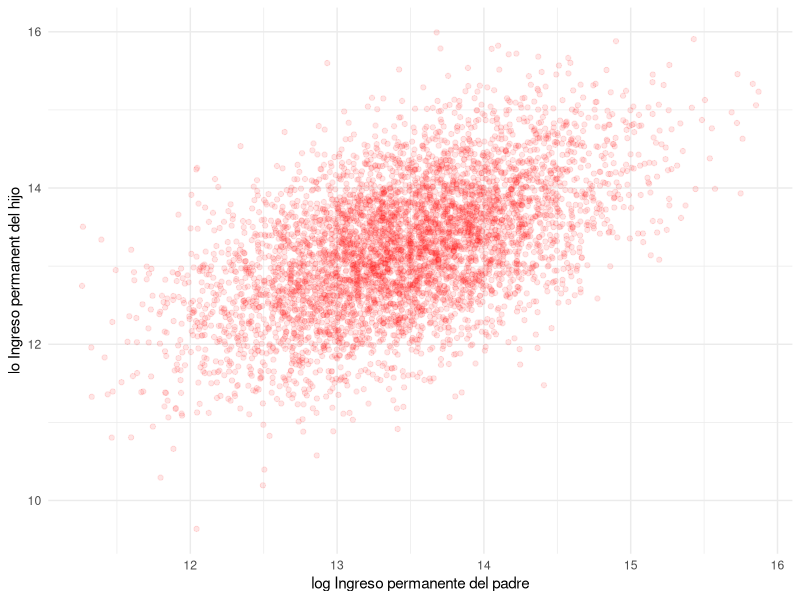

Reproduce this figure in R.
## ---- chunk 1
library("tidyverse")
set.seed(123)

N <- 5000

beta  <- 0.65
alpha <- 4.5
sigma_perm  <- 0.7
sigma_trans <- 0.3


y_p_perm_log <- rnorm(N, mean = log(700000), sd = sigma_perm)
y_c_perm_log <- alpha + beta * y_p_perm_log + rnorm(N, 0, sigma_perm)


ages <- 40:45

gen_panel_clp <- function(y_perm_log, sigma_trans) {
  sapply(ages, function(a) {
    log_income <- y_perm_log + rnorm(length(y_perm_log), 0, sigma_trans)
    exp(log_income)
  })
}

Yp <- gen_panel_clp(y_p_perm_log, sigma_trans)
Yc <- gen_panel_clp(y_c_perm_log, sigma_trans)

colnames(Yp) <- paste0("parent_", ages)
colnames(Yc) <- paste0("child_",  ages)

df <- data.frame(id = 1:N, Yp, Yc)

df %>% as_tibble()

df %>% as_tibble() %>% ggplot(aes(x = y_p_perm_log, y = y_c_perm_log)) +
  geom_point(alpha = 0.1, color="red") + 
  labs(x = "log Ingreso permanente del padre", y = "lo Ingreso permanent del hijo") +
  theme_minimal()
